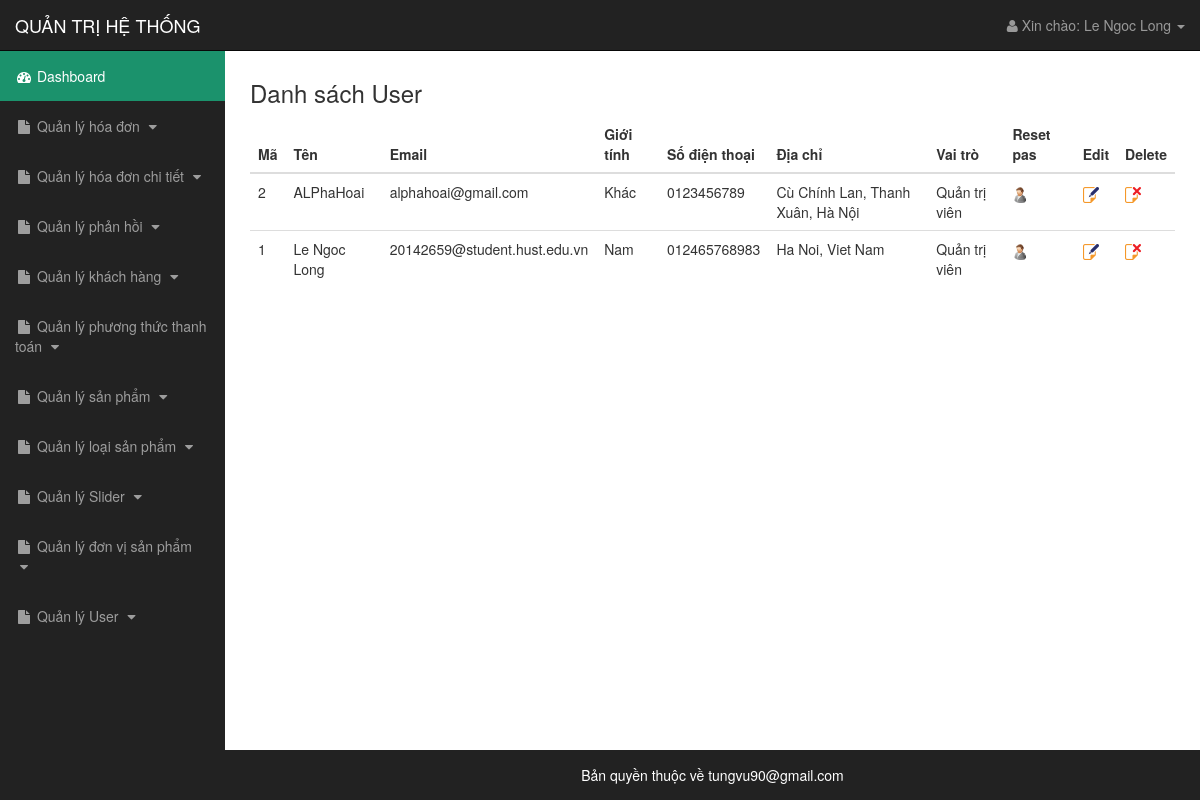
/admin/list_user.php (signed in), run on the app's committed database.
### tables this page shows
CREATE TABLE `user` (
  `id` int(10) unsigned NOT NULL AUTO_INCREMENT,
  `name` varchar(255) NOT NULL,
  `email` varchar(100) NOT NULL,
  `gender` enum('Nam','Nữ','Khác') NOT NULL,
  `avatar` varchar(255) DEFAULT NULL,
  `password` varchar(255) NOT NULL,
  `phone` varchar(20) DEFAULT NULL,
  `address` varchar(255) DEFAULT NULL,
  `level` enum('Quản trị viên','Biên tập viên') NOT NULL,
  `created_at` datetime DEFAULT CURRENT_TIMESTAMP,
  `updated_at` timestamp NULL DEFAULT CURRENT_TIMESTAMP ON UPDATE CURRENT_TIMESTAMP,
  PRIMARY KEY (`id`)
);

### db/db.php (called while the page is built, shortened)
<?php
require_once __DIR__ . "/../config.php";
class db
{
    public $_dbh = '';
    private function __construct()
    {
        $this->_dbh = new PDO('mysql:dbname=' . $GLOBALS['CONFIG_DATABASE']['SCHEMA'] . ';host=' . $GLOBALS['CONFIG_DATABASE']['HOST'], $GLOBALS['CONFIG_DATABASE']['USERNAME'], $GLOBALS['CONFIG_DATABASE']['PASSWORD']);
        $this->_dbh->query('set names "utf8"');
    }
    private static $instance;
    public static function singleton()
    {
        if (!isset(self::$instance)) {
            self::$instance = new db();
        }
        return self::$instance;
    }
    public function executeQuery($sql)
    {
        $this->_cursor = $this->_dbh->prepare($sql);
        $this->_cursor->execute();
        return $this->_cursor;
    }
    public function select_sql_one_row($sql)
    {
        if (!$result = $this->executeQuery($sql)) return false;
        $array = $result->fetch(PDO::FETCH_OBJ);
        if ($array != null) {
            $this->kq = $array;
            return true;
        } else return false;
    }
}

### admin/class/admin.php (called while the page is built, shortened)
<?php
require_once __DIR__ . "/../../db/db.php";
require_once __DIR__ . "/../../config.php";
class admin
{
    public function __construct($id)
    {
        $this->id = $id;
        $this->db = db::singleton();
        if(is_numeric($this->id)){
            if($this->db->select_sql_one_row("SELECT id,avatar, name, email, created_at FROM user WHERE id = $this->id")){
                $result = $this->db->kq;
                $this->name = $result->name;
            }
        }
    }
}

### admin/config/config.php (called while the page is built)
<?php
	$mang=array(
		'Bill' => array(
		'title'	=>	'Quản lý hóa đơn',
		'link_themmoi'	=>	'add_bill.php',
		'link_list'	=>	'list_bill.php',
		'link_edit'	=>	'edit_bill.php',
		'link_delete'	=>	'delete_bill.php'
		),
		'Bill_detail'	=> array(
		'title'	=>	'Quản lý hóa đơn chi tiết',
		'link_themmoi'	=>	'add_bill_detail.php',
		'link_list'	=>	'list_bill_detail.php',
		'link_edit'	=>	'edit_bill_detail.php',
		'link_delete'	=>	'delete_bill_detail.php'
		),
		'Contact'	=> array(
		'title'	=>	'Quản lý phản hồi',
		'link_themmoi'	=>	'add_contact.php',
		'link_list'	=>	'list_contact.php',
		'link_edit'	=>	'edit_contact.php',
		'link_delete'	=>	'delete_contact.php'
		),
		'Customer'	=> array(
		'title'	=>	'Quản lý khách hàng',
		'link_themmoi'	=>	'add_customer.php',
		'link_list'	=>	'list_customer.php',
		'link_edit'	=>	'edit_customer.php',
		'link_delete'	=>	'delete_customer.php'
		),
		'Payment'	=> array(
		'title'	=>	'Quản lý phương thức thanh toán',
		'link_themmoi'	=>	'add_payment.php',
		'link_list'	=>	'list_payment.php',
		'link_edit'	=>	'edit_payment.php',
		'link_delete'	=>	'delete_payment.php'
		),
		'Product'	=> array(
		'title'	=>	'Quản lý sản phẩm',
		'link_themmoi'	=>	'add_product.php',
		'link_list'	=>	'list_product.php',
		'link_edit'	=>	'edit_product.php',
		'link_delete'	=>	'delete_product.php'
		),
		'Type_product'	=> array(
		'title'	=>	'Quản lý loại sản phẩm',
		'link_themmoi'	=>	'add_tyoe_product.php',
		'link_list'	=>	'list_tyoe_product.php',
		'link_edit'	=>	'edit_tyoe_product.php',
		'link_delete'	=>	'delete_tyoe_product.php'
		),
		'Slide'	=> array(
		'title'	=>	'Quản lý Slider',
		'link_themmoi'	=>	'add_slider.php',
		'link_list'	=>	'list_slider.php',
		'link_edit'	=>	'edit_slider.php',
		'link_delete'	=>	'delete_slider.php'
		),
		'Unit'	=> array(
		'title'	=>	'Quản lý đơn vị sản phẩm',
		'link_themmoi'	=>	'add_unit.php',
		'link_list'	=>	'list_unit.php',
		'link_edit'	=>	'edit_unit.php',
		'link_delete'	=>	'delete_unit.php'
		),
		'User'	=> array(
		'title'	=>	'Quản lý User',
		'link_themmoi'	=>	'add_user.php',
		'link_list'	=>	'list_user.php',
		'link_edit'	=>	'edit_user.php',
		'link_delete'	=>	'delete_user.php'
		),
	);
?>

### admin/list_user.php (the view, shortened to what this page needs)
<?php include('../inc/myconnect.php'); ?>
<?php include('includes/header.php'); ?>
<div class="row">
	<div class="col-lg-12 col-md-12 col-sm-12 col-xs-12">
		<h3>Danh sách User</h3>
		<table class="table table-hover">
			<thead>
				<tr>
					<th>Mã</th>
					<th>Tên</th>
					<th>Email</th>
					<th>Giới tính</th>
					<th>Số điện thoại</th>
					<th>Địa chỉ</th>
					<th>Vai trò</th>
					<th>Reset pas</th>
					<th>Edit</th>
					<th>Delete</th>
				</tr>
			</thead>
			<tbody>
				<?php
					$limit=4;
					if(isset($_GET['s']) && filter_var($_GET['s'],FILTER_VALIDATE_INT,array('min_range'=>1)))
					{
						$start=$_GET['s'];
					}
					else
					{
						$start=0;
					}
					$query="SELECT id,name,email,gender,phone,address,level
						FROM user ORDER BY id DESC LIMIT {$start},{$limit}";
					$results=mysqli_query($dbc,$query);
					while($user=mysqli_fetch_array($results,MYSQLI_ASSOC))
					{
					?>
					<tr>
						<td><?php echo $user['id']; ?></td>
						<td><?php echo $user['name']; ?></td>
						<td><?php echo $user['email']; ?></td>
						<td><?php echo $user['gender']; ?></td>
						<td><?php echo $user['phone']; ?></td>
						<td><?php echo $user['address']; ?></td>
						<td><?php echo $user['level']; ?></td>
						<td><a href="reset_user.php?id=<?php echo $user['id']; ?>"><img width="16" src="../images/reset_mk.jpg"></a></td>
						<td><a href="edit_user.php?id=<?php echo $user['id']; ?>"><img width="16" src="../images/icon_edit.png"></a></td>
						<td><a href="delete_user.php?id=<?php echo $user['id'];?>" onclick="return confirm('Bạn có thực sự muốn xóa không');"><img width="16" src="../images/icon_delete.png"></a></td>
					</tr>
					<?php
					}
				?>
			</tbody>
		</table>
	</div>
</div>
<?php include('includes/footer.php'); ?>

### admin/includes/header.php (shortened to what this page needs)
<?php
if (isset($_SESSION['login']['success']) && $_SESSION['login']['success']) {
    require_once __DIR__ . "/../class/admin.php";
    $id = $_SESSION['login']['id'];
    $admin = new admin($id);
} else {
    unset($_SESSION['login']);
    header("location:/admin/login.php");
}
?>
<?php include('config/config.php'); ?>
<!DOCTYPE html>
<html lang="en">
<head>
    <link href="../css/bootstrap.min.css" rel="stylesheet">
    <link href="../css/sb-admin.css" rel="stylesheet">
    <link href="../css/plugins/morris.css" rel="stylesheet">
    <link href="../font-awesome/css/font-awesome.min.css" rel="stylesheet" type="text/css">
</head>
<body>
    <div id="wrapper">
        <nav class="navbar navbar-inverse navbar-fixed-top" role="navigation">
            <div class="navbar-header">
                <a class="navbar-brand" href="index.html">QUẢN TRỊ HỆ THỐNG</a>
            </div>
            <ul class="nav navbar-right top-nav">
                <li class="dropdown">
                    <a href="#" class="dropdown-toggle" data-toggle="dropdown"><i class="fa fa-user"></i> Xin chào:&nbsp;<?=$admin->name?> <b class="caret"></b></a>
                </li>
            </ul>
            <?php include 'includes/slidebar.php'; ?>
        </nav>
        <div id="page-wrapper">
            <div class="container-fluid">

### admin/includes/slidebar.php (shortened to what this page needs)
<div class="collapse navbar-collapse navbar-ex1-collapse">
                <ul class="nav navbar-nav side-nav">
                    <li style="background:#1b926c;color:#fff;">
                        <a href="index.html" style="color:#fff;"><i class="fa fa-fw fa-dashboard"></i> Dashboard</a>
                    </li>
                    <?php
                    $dem=1;
                    foreach ($mang as $mang_slider)
                    {
                    ?>
                    <li>
                        <a href="javascript:;" data-toggle="collapse" data-target="#demo_<?php echo $dem; ?>"><i class="fa fa-fw fa-file"></i> <?php echo $mang_slider['title']; ?> <i class="fa fa-fw fa-caret-down"></i></a>
                    </li>
                    <?php
                    $dem++;
                    }
                    ?>
                </ul>
            </div>

### admin/includes/footer.php (shortened to what this page needs)
 </div>
        </div>
 <div id="footer">
            <p>Bản quyền thuộc về tungvu90@gmail.com</p>
        </div>
    </div>
</body>
</html>

### css/sb-admin.css (style rules this page uses)
body { margin-top: 100px; background-color: #222; }
@media (min-width:768px) { body { margin-top: 50px; } }
#wrapper { padding-left: 0; }
#page-wrapper { width: 100%; height:700px !important; padding: 0; background-color: #fff; }
@media (min-width:768px) { #wrapper { padding-left: 225px; } }
@media (min-width:768px) { #page-wrapper { padding: 10px; } }
.top-nav { padding: 0 15px; }
.top-nav>li { display: inline-block; float: left; }
.top-nav>li>a { padding-top: 15px; padding-bottom: 15px; line-height: 20px; color: #999; }
@media (min-width:768px) { .side-nav { position: fixed; top: 51px; left: 225px; width: 225px; margin-left: -225px; border: none; border-radius: 0; overflow-y: auto; background-color: #222; bottom: 0; overflow-x: hidden; padding-bottom: 40px; } }
@media (min-width:768px) { .side-nav>li>a { width: 225px; } }
#footer { text-align: center; }
#footer p { font-size:14px; color:#fff; margin-bottom:0; line-height:50px; }

### data on the page
user: name "Le Ngoc Long", id "1", email "20142659@student.hust.edu.vn", gender "Nam", phone "012465768983", address "Ha Noi, Viet Nam", level "Quản trị viên"
user: id "2", name "ALPhaHoai", email "alphahoai@gmail.com", gender "Khác", phone "0123456789", address "Cù Chính Lan, Thanh Xuân, Hà Nội", level "Quản trị viên"

### other printed values
$mang_slider['title'] "Quản lý hóa đơn"
$mang_slider['title'] "Quản lý hóa đơn chi tiết"
$mang_slider['title'] "Quản lý phản hồi"
$mang_slider['title'] "Quản lý khách hàng"
$mang_slider['title'] "Quản lý phương thức thanh toán"
$mang_slider['title'] "Quản lý sản phẩm"
$mang_slider['title'] "Quản lý loại sản phẩm"
$mang_slider['title'] "Quản lý Slider"
$mang_slider['title'] "Quản lý đơn vị sản phẩm"
$mang_slider['title'] "Quản lý User"
